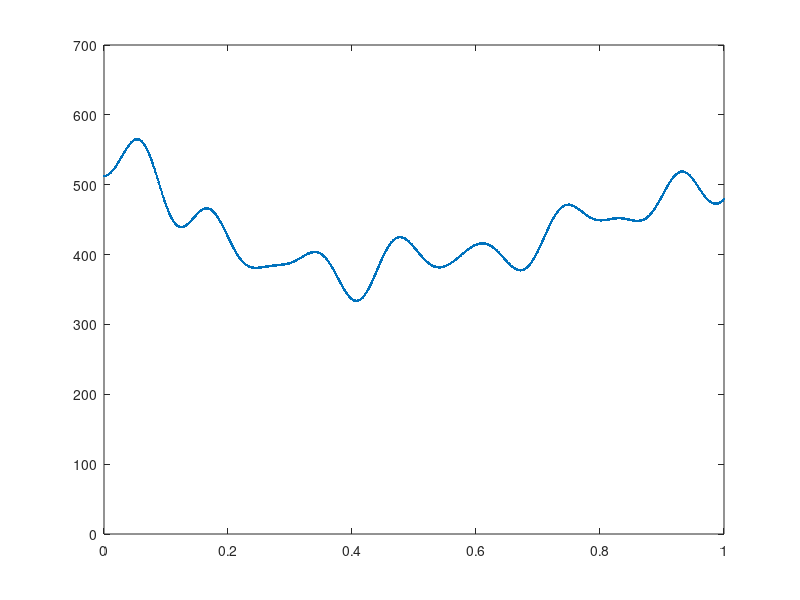

Reproduce this figure in MATLAB.
d = 30;
xm = ones(1000,d);
totalx = [];
xa = [];
xb = [];
f_alpha = [];

x1 = -5.12;
xa = [xa,x1];
x2 = 5.12;
xb = [xb,x2];

range = 5.12;
for i = 1:(d-1)
tempxa = 2 * range * rand(1,1) - range;
xa = [xa, tempxa];
end

for j = 1:(d-1)
tempxb = 2 * range * rand(1,1) - range;
xb = [xb, tempxb];
end

alpha = [];
for a = 0:999
    alpha = [alpha,(a/999)];
    xc = xa + (a/999)*(xb - xa);
    xm(a+1,:) = xm(a+1,:).*xc;
    
    fsum = 10*d + sum(xm(a+1,:).^2 - 10*cos(2*pi*xm(a+1,:)));
    f_alpha = [f_alpha,fsum];

end 

plot(alpha, f_alpha,'linestyle','none','Marker','.');
axis([0,1,0,700]);
